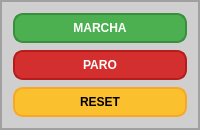
                      <widget class="QFrame" name="frame_8">
                       <property name="styleSheet">
                        <string notr="true">background-color: rgb(207, 207, 207);</string>
                       </property>
                       <property name="frameShape">
                        <enum>QFrame::StyledPanel</enum>
                       </property>
                       <property name="frameShadow">
                        <enum>QFrame::Raised</enum>
                       </property>
                       <layout class="QVBoxLayout" name="verticalLayout_15">
                        <property name="leftMargin">
                         <number>0</number>
                        </property>
                        <property name="topMargin">
                         <number>0</number>
                        </property>
                        <property name="rightMargin">
                         <number>0</number>
                        </property>
                        <property name="bottomMargin">
                         <number>0</number>
                        </property>
                        <item>
                         <widget class="QFrame" name="frame_39">
                          <property name="styleSheet">
                           <string notr="true">background-color: rgb(207, 207, 207);
</string>
                          </property>
                          <property name="frameShape">
                           <enum>QFrame::StyledPanel</enum>
                          </property>
                          <property name="frameShadow">
                           <enum>QFrame::Raised</enum>
                          </property>
                          <layout class="QVBoxLayout" name="verticalLayout_41">
                           <property name="spacing">
                            <number>7</number>
                           </property>
                           <property name="leftMargin">
                            <number>11</number>
                           </property>
                           <property name="topMargin">
                            <number>11</number>
                           </property>
                           <property name="rightMargin">
                            <number>11</number>
                           </property>
                           <property name="bottomMargin">
                            <number>11</number>
                           </property>
                           <item>
                            <widget class="QPushButton" name="marcha_button_1">
                             <property name="styleSheet">
                              <string notr="true">QPushButton {
    background-color: #4CAF50; /* Verde intenso */
    color: white; /* Texto en blanco */
    border-radius: 10px; /* Bordes redondeados */
    padding: 6px 6px; /* Espaciado interno */
    font-weight: bold; /* Texto en negrita */
    font-size: 12px;
    border: 2px solid #388E3C; /* Borde verde oscuro */
}

QPushButton:hover {
    background-color: #45A049; /* Verde más claro al pasar el mouse */
}

QPushButton:pressed {
    background-color: #388E3C; /* Verde más oscuro al presionar */
}</string>
                             </property>
                             <property name="text">
                              <string>MARCHA</string>
                             </property>
                            </widget>
                           </item>
                           <item>
                            <widget class="QPushButton" name="paro_button_1">
                             <property name="styleSheet">
                              <string notr="true">QPushButton {
    background-color: #D32F2F; /* Rojo intenso */
    color: white;
    border-radius: 10px;
    padding: 6px 6px;
    font-weight: bold;
    font-size: 12px;
    border: 2px solid #B71C1C; /* Rojo más oscuro */
}

QPushButton:hover {
    background-color: #C62828; /* Rojo más claro al pasar el mouse */
}

QPushButton:pressed {
    background-color: #B71C1C; /* Rojo más oscuro al presionar */
}</string>
                             </property>
                             <property name="text">
                              <string>PARO</string>
                             </property>
                            </widget>
                           </item>
                           <item>
                            <widget class="QPushButton" name="reset_button_1">
                             <property name="styleSheet">
                              <string notr="true">QPushButton {
    background-color: #FBC02D; /* Amarillo intenso */
    color: black; /* Mejor contraste con amarillo */
    border-radius: 10px;
    padding: 6px 6px;
    font-weight: bold;
    font-size: 12px;
    border: 2px solid #F9A825; /* Amarillo más oscuro */
}

QPushButton:hover {
    background-color: #FDD835; /* Amarillo más claro al pasar el mouse */
}

QPushButton:pressed {
    background-color: #F9A825; /* Amarillo más oscuro al presionar */
}</string>
                             </property>
                             <property name="text">
                              <string>RESET</string>
                             </property>
                            </widget>
                           </item>
                          </layout>
                         </widget>
                        </item>
                       </layout>
                      </widget>
